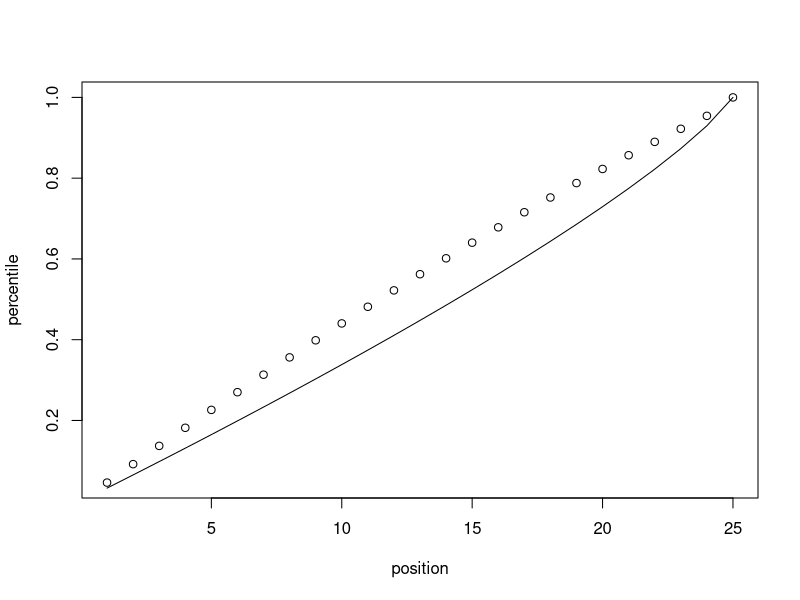

Write the R code that produced this figure.
## originally from:
## subset(effortpropmean_stage1_zz, L1 %in% c("om41"))$value/100

optimalSecPro14 <- read.table(header = TRUE, text = "
position value
1 0.03242787
2 0.06512226
3 0.09809715
4 0.13136792
5 0.16495158
6 0.19886700
7 0.23313530
8 0.26778017
9 0.30282839
10 0.33831049
11 0.37426150
12 0.41072204
13 0.44773969
14 0.48537088
15 0.52368351
16 0.56276067
17 0.60270619
18 0.64365311
19 0.68577739
20 0.72932155
21 0.77463897
22 0.82228693
23 0.87325910
24 0.92975823
25 1.00000000
")

## originally from:
## subset(effortpropmean_stage1_zz, L1 %in% c("com41"))$value/100

optimalCayley14 <- read.table(header = TRUE, text = "
position value
1 0.046105
2 0.091782
3 0.137020
4 0.181810
5 0.226130
6 0.269980
7 0.313330
8 0.356180
9 0.398500
10 0.440280
11 0.481500
12 0.522130
13 0.562150
14 0.601540
15 0.640270
16 0.678300
17 0.715610
18 0.752150
19 0.787890
20 0.822780
21 0.856800
22 0.889930
23 0.922260
24 0.954340
25 1.000000
")

plot(optimalCayley14$position,optimalCayley14$value,xlab="position",ylab="percentile")
lines(optimalSecPro14$position,optimalSecPro14$value)

ks.test(optimalSecPro14$value, optimalCayley14$value)
